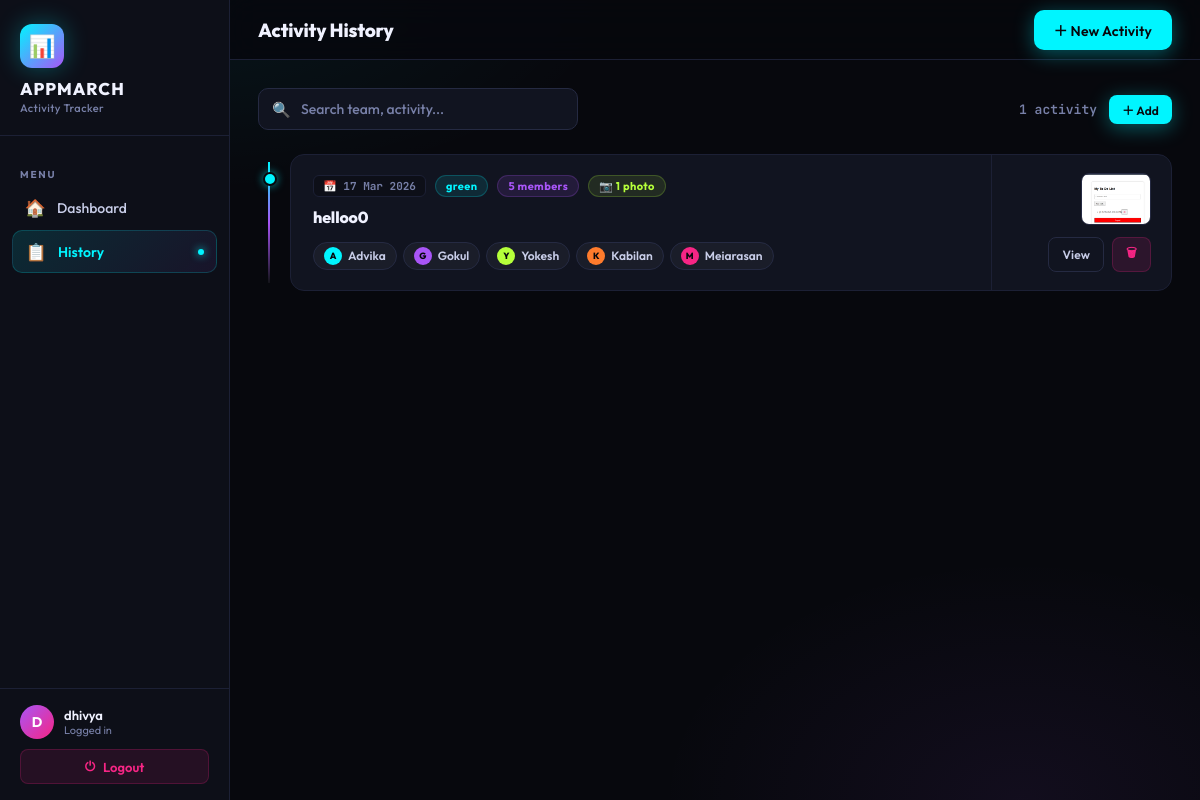
Page /history/ (signed in) on the committed database.
### app/models.py (models this page shows, shortened)
class Activity(models.Model):
    user = models.ForeignKey(User, on_delete=models.CASCADE, related_name='activities', null=True, blank=True)
    team_name = models.CharField(max_length=100)
    members = models.TextField(help_text="Comma-separated member names")
    description = models.TextField()
    date = models.DateField(default=timezone.now)
    created_at = models.DateTimeField(auto_now_add=True)
    class Meta:
        ordering = ['-date', '-created_at']
        verbose_name_plural = "Activities"
    def get_members_list(self):
        return [m.strip() for m in self.members.split(',') if m.strip()]
    def member_count(self):
        return len(self.get_members_list())

class ActivityPhoto(models.Model):
    activity = models.ForeignKey(Activity, related_name='photos', on_delete=models.CASCADE)
    image = models.ImageField(upload_to='activities/')
    uploaded_at = models.DateTimeField(auto_now_add=True)
    class Meta:
        ordering = ['uploaded_at']

### app/views.py (the view)
# urls.py: path('history/', views.activity_history, name='history'),
@login_required(login_url='login')
def activity_history(request):
    activities = Activity.objects.filter(user=request.user).prefetch_related('photos', 'documents')
    return render(request, 'app/history.html', {'activities': activities})

### app/templates/app/history.html (shortened to what this page needs)
{% extends 'app/base.html' %}
{% block page_title %}Activity History{% endblock %}
{% block content %}
<div class="history-toolbar">
  <div class="search-wrap">
    <span class="search-icon">🔍</span>
    <input type="text" class="search-input" id="searchInput" placeholder="Search team, activity..." oninput="filterItems()">
  </div>
  <div class="result-count" id="resultCount">{{ activities.count }} activit{{ activities.count|pluralize:"y,ies" }}</div>
  <a href="{% url 'add_activity' %}" class="btn btn-cyan btn-sm">＋ Add</a>
</div>
{% if activities %}
<div class="timeline" id="timeline">
  {% for activity in activities %}
  {% with colors="cyan,violet,lime,orange,pink,yellow" %}
  <div class="tl-item" data-search="{{ activity.team_name|lower }} {{ activity.description|lower }} {{ activity.members|lower }}">
    <div class="tl-node" style="background:{% cycle 'var(--cyan)' 'var(--violet)' 'var(--lime)' 'var(--orange)' 'var(--pink)' 'var(--yellow)' %};box-shadow:0 0 8px {% cycle 'rgba(0,245,255,.6)' 'rgba(168,85,247,.6)' 'rgba(181,255,58,.6)' 'rgba(255,123,44,.6)' 'rgba(247,37,133,.6)' 'rgba(255,225,77,.6)' %}"></div>
    <div class="tl-card">
      <div class="tl-inner">
        <div class="tl-left">
          <div class="tl-header">
            <span class="tl-date">📅 {{ activity.date|date:"d M Y" }}</span>
            <span class="badge badge-cyan">{{ activity.team_name }}</span>
            <span class="badge badge-violet">{{ activity.member_count }} member{{ activity.member_count|pluralize }}</span>
            {% with cnt=activity.photos.count %}
            {% if cnt > 0 %}<span class="badge badge-lime">📷 {{ cnt }} photo{{ cnt|pluralize }}</span>{% endif %}
            {% endwith %}
          </div>
          <div class="tl-desc">{{ activity.description }}</div>
          <div class="tl-members">
            {% for member in activity.get_members_list %}
            <div class="m-tag">
              <div class="m-init" style="background:{% cycle 'var(--cyan)' 'var(--violet)' 'var(--lime)' 'var(--orange)' 'var(--pink)' 'var(--yellow)' %}">{{ member|first|upper }}</div>
              {{ member }}
            </div>
            {% endfor %}
          </div>
        </div>
        <div class="tl-right">
          <div class="photo-strip">
            {% with photos=activity.photos.all %}
            {% if photos %}
              {% for photo in photos|slice:":1" %}
              <img src="{{ photo.image.url }}" class="strip-photo"
                   onclick="openLightbox({{ activity.pk }})" alt="photo">
              {% endfor %}
            {% else %}
              <div class="no-photo">📷</div>
            {% endif %}
            {% endwith %}
          </div>
          <div class="tl-actions">
            <a href="{% url 'activity_detail' activity.pk %}" class="btn btn-ghost btn-sm">View</a>
            <form method="post" action="{% url 'delete_activity' activity.pk %}" style="display:inline" onsubmit="return confirm('Delete this activity?')">
              <button type="submit" class="btn btn-danger btn-sm">🗑</button>
            </form>
          </div>
        </div>
      </div>
    </div>
  </div>
  {% endwith %}
  {% endfor %}
</div>
{% endif %}
{% endblock %}

### app/templates/app/base.html (shortened to what this page needs)
<!DOCTYPE html>
<html lang="en">
<head>
</head>
<body>
<div class="creatures-bg">
</div>
<aside class="sidebar">
  <div class="brand">
    <div class="brand-logo">📊</div>
    <div class="brand-name">AppMarch</div>
    <div class="brand-sub">Activity Tracker</div>
  </div>
  <nav>
    <div class="nav-section">Menu</div>
    <a href="{% url 'dashboard' %}" class="nav-link {% if request.resolver_match.url_name == 'dashboard' %}active{% endif %}">
      <span class="nav-icon">🏠</span><span>Dashboard</span><span class="nav-dot"></span>
    </a>
    <a href="{% url 'history' %}" class="nav-link {% if request.resolver_match.url_name == 'history' %}active{% endif %}">
      <span class="nav-icon">📋</span><span>History</span><span class="nav-dot"></span>
    </a>
  </nav>
  <div class="sidebar-footer">
    <div class="user-pill">
      <div class="user-avatar">{{ request.user.username|first|upper }}</div>
      <div>
        <div class="user-name">{{ request.user.username }}</div>
        <div class="user-role">Logged in</div>
      </div>
    </div>
    <a href="{% url 'logout' %}" class="logout-btn">
      <span>⏻</span><span>Logout</span>
    </a>
  </div>
</aside>
<div class="main">
  <header class="topbar">
    <span class="topbar-title">{% block page_title %}Dashboard{% endblock %}</span>
    <div style="display:flex;align-items:center;gap:10px;">
      {% block topbar_actions %}
      <a href="{% url 'add_activity' %}" class="btn btn-cyan">＋ New Activity</a>
      {% endblock %}
    </div>
  </header>
  <main class="content">
    {% block content %}{% endblock %}
  </main>
</div>
</body>
</html>

### app/templates/app/history.html (style rules this page uses)
.history-toolbar { display: flex; align-items: center; gap: 12px; margin-bottom: 24px; flex-wrap: wrap; }
.search-wrap { position: relative; flex: 1; max-width: 320px; }
.search-icon { position: absolute; left: 14px; top: 50%; transform: translateY(-50%); font-size: 15px; pointer-events: none; }
.search-input { width: 100%; background: var(--card); border: 1px solid var(--border2); border-radius: 10px; padding: 11px 16px 11px 42px; color: var(--text); font-family: var(--font); font-size: 14px; font-weight: 500; outline: none; transition: border-color .2s, box-shadow .2s; }
.search-input::placeholder { color: var(--muted); }
.result-count { font-size: 13px; color: var(--muted); font-weight: 600; margin-left: auto; font-family: var(--mono); }
.timeline { position: relative; padding-left: 32px; }
.timeline::before { content: ''; position: absolute; left: 10px; top: 8px; bottom: 8px; width: 2px; background: linear-gradient(to bottom, var(--cyan), var(--violet), rgba(255,255,255,.05)); }
.tl-item { position: relative; margin-bottom: 20px; animation: fadeUp .4s ease both; }
.tl-item:nth-child(1) { animation-delay: .04s; }
.tl-node { position: absolute; left: -27px; top: 18px; width: 14px; height: 14px; border-radius: 50%; border: 2px solid var(--bg); }
.tl-card { background: var(--card); border: 1px solid var(--border); border-radius: var(--radius); overflow: hidden; transition: transform .2s, box-shadow .2s, border-color .2s; }
.tl-inner { display: grid; grid-template-columns: 1fr auto; }
.tl-left { padding: 20px 22px; }
.tl-header { display: flex; align-items: center; gap: 9px; margin-bottom: 10px; flex-wrap: wrap; }
.tl-date { font-size: 11px; font-weight: 700; color: var(--muted); font-family: var(--mono); background: var(--surface); border: 1px solid var(--border); padding: 3px 9px; border-radius: 6px; display: flex; align-items: center; gap: 5px; }
.tl-desc { font-size: 16px; font-weight: 800; color: var(--text); margin-bottom: 13px; line-height: 1.35; letter-spacing: -.01em; }
.tl-members { display: flex; flex-wrap: wrap; gap: 6px; }
.m-tag { display: flex; align-items: center; gap: 6px; background: rgba(255,255,255,.04); border: 1px solid var(--border2); color: var(--text2); padding: 4px 10px; border-radius: 99px; font-size: 12px; font-weight: 600; transition: all .15s; }
.m-init { width: 18px; height: 18px; border-radius: 50%; font-size: 9px; font-weight: 800; color: #07080d; display: flex; align-items: center; justify-content: center; }
.tl-right { display: flex; flex-direction: column; align-items: flex-end; justify-content: space-between; padding: 18px 20px; border-left: 1px solid var(--border); min-width: 180px; max-width: 180px; gap: 12px; }
.photo-strip { display: flex; gap: 6px; }
.strip-photo { width: 70px; height: 52px; border-radius: 8px; object-fit: cover; border: 1px solid var(--border2); transition: all .15s; cursor: pointer; }
.tl-actions { display: flex; gap: 8px; }
.btn-sm { padding: 6px 13px; font-size: 12px; border-radius: 8px; }

### rows in the picture
Activity: date "17 Mar 2026", team_name "green", member_count "5", photos.count "1", description "helloo0", get_members_list "A" "G" "Y" "K" "M", get_members_list "Advika" "Gokul" "Yokesh" "Kabilan" "Meiarasan"
ActivityPhoto: image (picture)

### other values in the picture
{{ request.user.username|first|upper }} "D"
{{ request.user.username }} "dhivya"
{{ activities.count }} "1"
